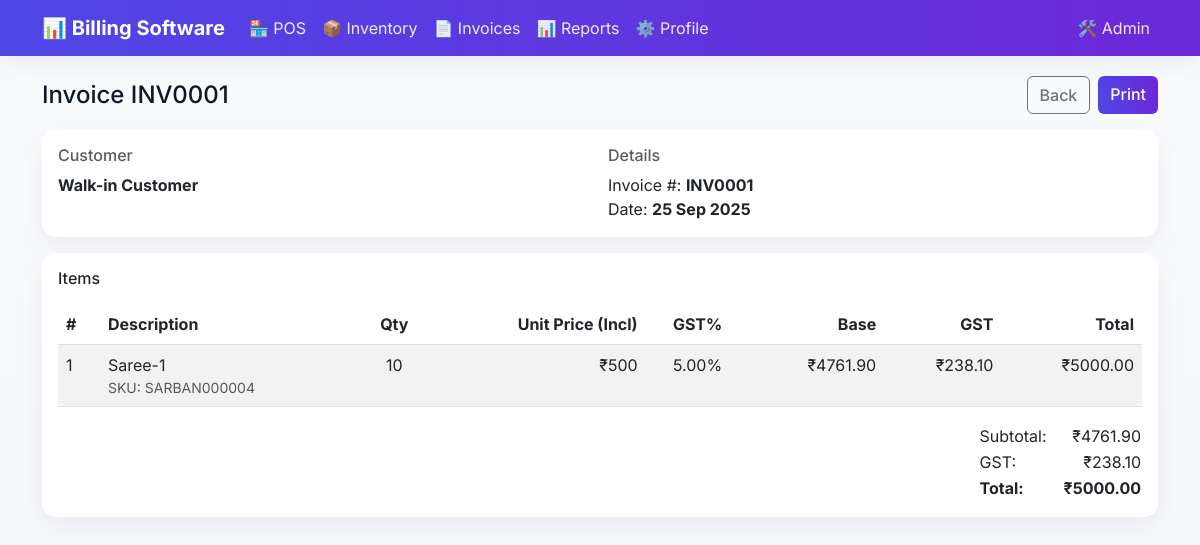
Screenshot of /invoice/4/ with the database file from the repository.
### sales/models.py (models this page shows, shortened)
class Invoice(models.Model):
    PAYMENT_STATUS_CHOICES = [
        ('pending', 'Pending'),
        ('paid', 'Paid'),
        ('partial', 'Partially Paid'),
        ('cancelled', 'Cancelled'),
    ]
    number = models.CharField(max_length=50, unique=True)
    date = models.DateField(auto_now_add=True)
    customer = models.ForeignKey(Customer, on_delete=models.SET_NULL, blank=True, null=True)
    customer_name = models.CharField(max_length=200, blank=True, null=True, help_text="Customer name for walk-in customers")
    total_incl = models.DecimalField(
        max_digits=12,
        decimal_places=2,
        default=0.00,
        validators=[MinValueValidator(Decimal('0.00'))],
        help_text="Total amount including tax"
    )
    total_base = models.DecimalField(
        max_digits=12,
        decimal_places=2,
        default=0.00,
        validators=[MinValueValidator(Decimal('0.00'))],
        help_text="Total base amount excluding tax"
    )
    total_tax = models.DecimalField(
        max_digits=12,
        decimal_places=2,
        default=0.00,
        validators=[MinValueValidator(Decimal('0.00'))],
        help_text="Total tax amount"
    )
    payment_status = models.CharField(max_length=20, choices=PAYMENT_STATUS_CHOICES, default='pending')
    amount_paid = models.DecimalField(max_digits=12, decimal_places=2, default=0.00)
    notes = models.TextField(blank=True, null=True)
    created_by = models.ForeignKey(User, on_delete=models.SET_NULL, blank=True, null=True)
    created_at = models.DateTimeField(auto_now_add=True)
    updated_at = models.DateTimeField(auto_now=True)
    class Meta:
        ordering = ['-created_at']
        verbose_name = "Invoice"
        verbose_name_plural = "Invoices"
    def get_customer_display_name(self):
        if self.customer:
            return self.customer.name
        return self.customer_name or "Walk-in Customer"

class InvoiceItem(models.Model):
    invoice = models.ForeignKey(Invoice, on_delete=models.CASCADE, related_name='items')
    product = models.ForeignKey(Product, on_delete=models.SET_NULL, blank=True, null=True)
    description = models.CharField(max_length=300, help_text="Product description")
    quantity = models.DecimalField(
        max_digits=10,
        decimal_places=0,
        validators=[MinValueValidator(Decimal('1'))]
    )
    unit_price_incl = models.DecimalField(
        max_digits=10,
        decimal_places=0,
        validators=[MinValueValidator(Decimal('1'))],
        help_text="Unit price including tax"
    )
    tax_rate = models.DecimalField(
        max_digits=5,
        decimal_places=2,
        default=5.00,
        help_text="Tax rate percentage"
    )
    class Meta:
        verbose_name = "Invoice Item"
        verbose_name_plural = "Invoice Items"
    @property
    def unit_price_base(self):
        tax_multiplier = 1 + (self.tax_rate / 100)
        return (self.unit_price_incl / tax_multiplier).quantize(
            Decimal('0.01'), rounding=ROUND_HALF_UP
        )
    @property
    def unit_tax_amount(self):
        return self.unit_price_incl - self.unit_price_base
    @property
    def base_amount(self):
        return (self.unit_price_base * self.quantity).quantize(
            Decimal('0.01'), rounding=ROUND_HALF_UP
        )
    @property
    def tax_amount(self):
        return (self.unit_tax_amount * self.quantity).quantize(
            Decimal('0.01'), rounding=ROUND_HALF_UP
        )
    @property
    def total_amount(self):
        return (self.unit_price_incl * self.quantity).quantize(
            Decimal('0.01'), rounding=ROUND_HALF_UP
        )

### inventory/models.py (models this page shows, shortened)
class Product(models.Model):
    name = models.CharField(max_length=200)
    collection = models.ForeignKey('Collection', on_delete=models.SET_NULL, blank=True, null=True, related_name='products')
    sku = models.CharField(max_length=50, unique=True, blank=True, null=True, help_text="Stock Keeping Unit")
    barcode_value = models.CharField(max_length=100, unique=True, blank=True, null=True)
    price_incl_tax = models.DecimalField(
        max_digits=10,
        decimal_places=0,
        validators=[MinValueValidator(Decimal('1'))],
        help_text="Price including tax"
    )
    tax_rate = models.DecimalField(max_digits=5, decimal_places=2, default=5.00, help_text="Tax rate percentage")
    cost_price = models.DecimalField(
        max_digits=10,
        decimal_places=0,
        validators=[MinValueValidator(Decimal('0'))],
        default=0,
        help_text="Cost price per unit"
    )
    track_stock = models.BooleanField(default=True, help_text="Whether to track stock for this product")
    stock_quantity = models.DecimalField(
        max_digits=10,
        decimal_places=0,
        default=0,
        help_text="Current stock quantity"
    )
    hsn = models.CharField(max_length=20, blank=True, null=True, help_text="HSN/SAC Code")
    unit = models.CharField(max_length=20, default="pcs", help_text="Unit of measurement")
    description = models.TextField(blank=True, null=True)
    created_at = models.DateTimeField(auto_now_add=True)
    updated_at = models.DateTimeField(auto_now=True)
    class Meta:
        ordering = ['name']
        verbose_name = "Product"
        verbose_name_plural = "Products"

### sales/views.py (the view)
# urls.py: path('invoice/<int:invoice_id>/', views.invoice_detail, name='invoice_detail'),
def invoice_detail(request, invoice_id):
    invoice = get_object_or_404(Invoice, id=invoice_id)
    context = {
        'invoice': invoice,
        'page_title': f'Invoice {invoice.number}'
    }
    return render(request, 'sales/invoice_detail.html', context)

### templates/sales/invoice_detail.html (shortened to what this page needs)
{% extends 'base.html' %}
{% block content %}
<div class="d-flex justify-content-between align-items-center mb-3">
    <h4 class="mb-0">Invoice {{ invoice.number }}</h4>
    <div class="d-flex gap-2">
        <a class="btn btn-outline-secondary" href="{% url 'sales:invoice_list' %}">Back</a>
        <a class="btn btn-primary" href="{% url 'sales:invoice_print' invoice.id %}">Print</a>
    </div>
    </div>
<div class="card mb-3">
    <div class="card-body">
        <div class="row g-3">
            <div class="col-md-6">
                <h6 class="text-muted">Customer</h6>
                <div><strong>{{ invoice.get_customer_display_name }}</strong></div>
            </div>
            <div class="col-md-6">
                <h6 class="text-muted">Details</h6>
                <div>Invoice #: <strong>{{ invoice.number }}</strong></div>
                <div>Date: <strong>{{ invoice.date|date:"d M Y" }}</strong></div>
            </div>
        </div>
    </div>
</div>
<div class="card">
    <div class="card-body">
        <h6 class="mb-3">Items</h6>
        <div class="table-responsive">
            <table class="table table-striped">
                <thead>
                    <tr>
                        <th>#</th>
                        <th>Description</th>
                        <th class="text-center">Qty</th>
                        <th class="text-end">Unit Price (Incl)</th>
                        <th class="text-center">GST%</th>
                        <th class="text-end">Base</th>
                        <th class="text-end">GST</th>
                        <th class="text-end">Total</th>
                    </tr>
                </thead>
                <tbody>
                    {% for item in invoice.items.all %}
                    <tr>
                        <td>{{ forloop.counter }}</td>
                        <td>
                            {{ item.description }}
                            {% if item.product %}<div class="text-muted small">SKU: {{ item.product.sku }}</div>{% endif %}
                        </td>
                        <td class="text-center">{{ item.quantity }}</td>
                        <td class="text-end">₹{{ item.unit_price_incl }}</td>
                        <td class="text-center">{{ item.tax_rate }}%</td>
                        <td class="text-end">₹{{ item.base_amount }}</td>
                        <td class="text-end">₹{{ item.tax_amount }}</td>
                        <td class="text-end">₹{{ item.total_amount }}</td>
                    </tr>
                    {% empty %}
                    <tr><td colspan="8" class="text-center text-muted">No items.</td></tr>
                    {% endfor %}
                </tbody>
            </table>
        </div>
        <div class="d-flex justify-content-end">
            <table>
                <tr><td class="pe-3">Subtotal:</td><td class="text-end">₹{{ invoice.total_base }}</td></tr>
                <tr><td class="pe-3">GST:</td><td class="text-end">₹{{ invoice.total_tax }}</td></tr>
                <tr><td class="pe-3 fw-bold">Total:</td><td class="text-end fw-bold">₹{{ invoice.total_incl }}</td></tr>
            </table>
        </div>
    </div>
</div>
{% endblock %}

### templates/base.html (style rules this page uses)
:root { --primary-color: #4f46e5; --secondary-color: #64748b; --success-color: #16a34a; --warning-color: #f59e0b; --danger-color: #ef4444; --light-bg: #f6f7fb; --card-bg: #ffffff; --text-color: #0f172a; --muted-color: #64748b; --ring: rgba(79, 70, 229, .25); --shadow: 0 10px 30px rgba(15,23,42,0.06); --shadow-hover: 0 18px 40px rgba(15,23,42,0.10); }
body { font-family: 'Inter', 'Segoe UI', Tahoma, Geneva, Verdana, sans-serif; background: linear-gradient(180deg, #fafbff 0%, #f6f7fb 100%); color: var(--text-color); -webkit-font-smoothing: antialiased; -moz-osx-font-smoothing: grayscale; }
.card { border: none; background: var(--card-bg); box-shadow: var(--shadow); border-radius: 14px; transition: transform .15s ease, box-shadow .15s ease; }
.btn { border-radius: 6px; font-weight: 500; transition: transform .08s ease, box-shadow .15s ease; }
.btn-primary, .bg-primary { background: linear-gradient(90deg, var(--primary-color), #6d28d9) !important; border: none; }
.table { background: white; }

### rows the page displays
Invoice: number "INV0001", get_customer_display_name "Walk-in Customer", date "25 Sep 2025", total_base "4761.90", total_tax "238.10", total_incl "5000.00"
InvoiceItem: description "Saree-1", product.sku "SARBAN000004", quantity "10", unit_price_incl "500", tax_rate "5.00", base_amount "4761.90", tax_amount "238.10", total_amount "5000.00"
